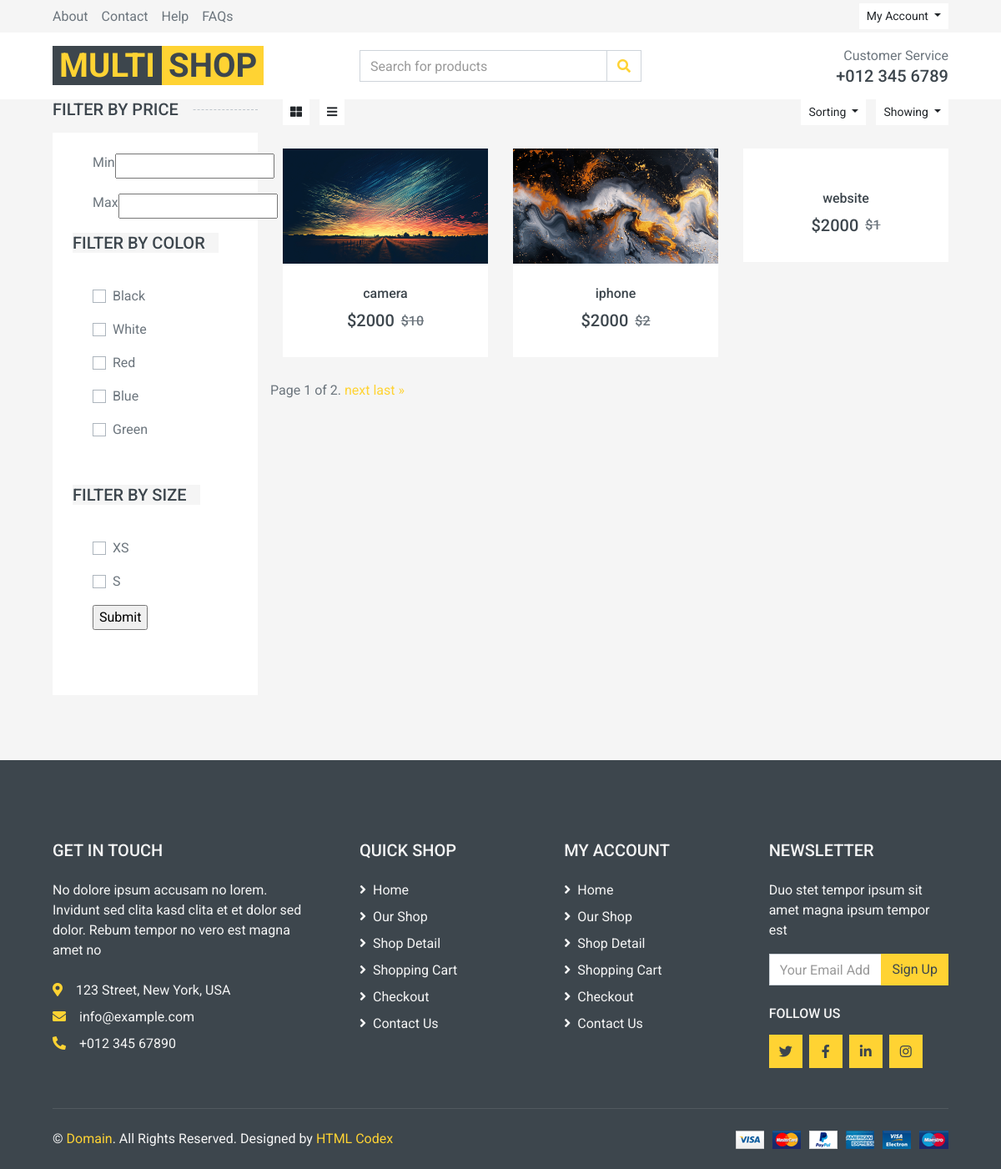
The app's page /product/all, older data.
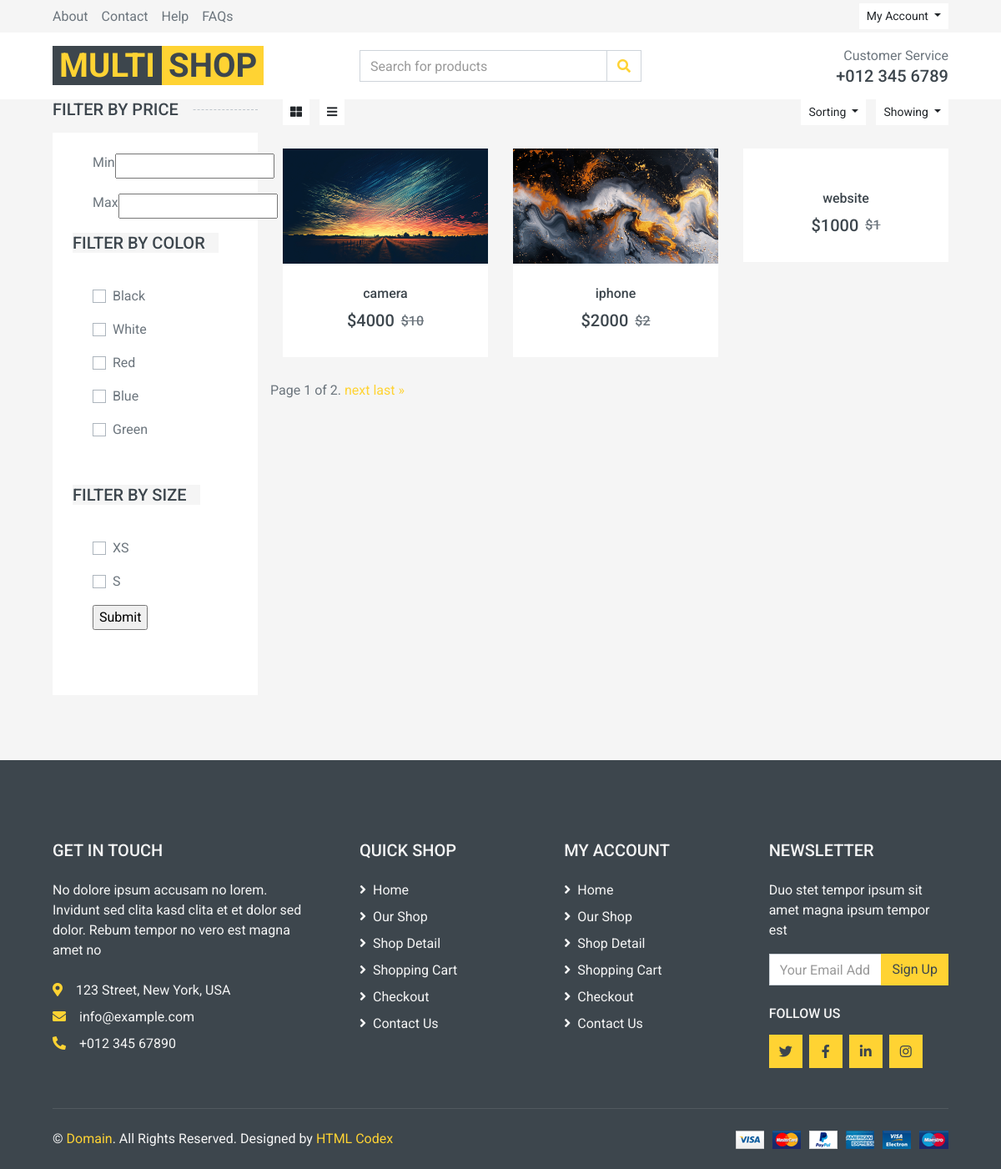
The same page, newer data.
### product/models.py (models this page shows, shortened)
class Product(models.Model):
    category = models.ManyToManyField(Category, blank=True, null=True)
    title = models.CharField(max_length=30)
    description = models.TextField()
    price = models.IntegerField()
    discount = models.SmallIntegerField(blank=True, null=True)
    image = models.ImageField(upload_to="products")
    size = models.ManyToManyField(Size, blank=True, null=True, related_name="products")
    color = models.ManyToManyField(Colors, blank=True, null=True, related_name="products")

### product/views.py (the view)
# urls.py: path('all', views.ProductListView.as_view(), name="product_list"),
class ProductListView(ListView):
    model = Product
    template_name = 'product/product_list.html'
    context_object_name = 'products'
    paginate_by = 3
    def get_queryset(self):
        queryset = super().get_queryset()
        request = self.request
        colors = request.GET.getlist('color')
        sizes = request.GET.getlist('size')
        min_price, max_price = request.GET.get('min_price'), request.GET.get('max_price')
        queryset = Product.objects.all()
        if colors:
            queryset = queryset.filter(color__title__in=colors).distinct()
        if sizes:
            queryset = queryset.filter(size__title__in=sizes).distinct()
        if min_price and max_price:
            queryset = queryset.filter(price__lte=max_price, price__gte=min_price)
        return queryset

### product/templates/product/product_list.html (shortened to what this page needs)
{% extends 'base.html' %}
{% load static %}
{% load cache %}
{% block main %}
    <div class="container-fluid">
        <div class="row px-xl-5">
            <div class="col-lg-3 col-md-4">
                <h5 class="section-title position-relative text-uppercase mb-3"><span class="bg-secondary pr-3">Filter by price</span>
                </h5>
                <div class="bg-light p-4 mb-30">
                    <form>
                        <div class="custom-control custom-checkbox d-flex align-items-center justify-content-between mb-3">
                            <label for="price-all">Min</label>
                            <input type="number" name="min_price" id="price-all">
                        </div>
                        <div class="custom-control custom-checkbox d-flex align-items-center justify-content-between mb-3">
                            <label for="price-all">Max</label>
                            <input type="number" name="max_price" id="price-all">
                        </div>
                        <h5 class="section-title position-relative text-uppercase mb-3"><span class="bg-secondary pr-3">Filter by color</span>
                        </h5>
                        <div class="bg-light p-4 mb-30">
                            <div class="custom-control custom-checkbox d-flex align-items-center justify-content-between mb-3">
                                <label class="custom-control-label" for="color-1">Black</label>
                            </div>
                            <div class="custom-control custom-checkbox d-flex align-items-center justify-content-between mb-3">
                                <label class="custom-control-label" for="color-2">White</label>
                            </div>
                            <div class="custom-control custom-checkbox d-flex align-items-center justify-content-between mb-3">
                                <label class="custom-control-label" for="color-3">Red</label>
                            </div>
                            <div class="custom-control custom-checkbox d-flex align-items-center justify-content-between mb-3">
                                <label class="custom-control-label" for="color-4">Blue</label>
                            </div>
                            <div class="custom-control custom-checkbox d-flex align-items-center justify-content-between">
                                <label class="custom-control-label" for="color-5">Green</label>
                            </div>
                        </div>
                        <h5 class="section-title position-relative text-uppercase mb-3"><span class="bg-secondary pr-3">Filter by size</span>
                        </h5>
                        <div class="bg-light p-4 mb-30">
                            <div class="custom-control custom-checkbox d-flex align-items-center justify-content-between mb-3">
                                <label class="custom-control-label" for="size-1">XS</label>
                            </div>
                            <div class="custom-control custom-checkbox d-flex align-items-center justify-content-between mb-3">
                                <label class="custom-control-label" for="size-2">S</label>
                            </div>
                            <input type="submit">
                    </form>
                </div>
            </div>
        </div>
        <div class="col-lg-9 col-md-8">
            <div class="row pb-3">
                <div class="col-12 pb-1">
                    <div class="d-flex align-items-center justify-content-between mb-4">
                        <div>
                            <button class="btn btn-sm btn-light"><i class="fa fa-th-large"></i></button>
                            <button class="btn btn-sm btn-light ml-2"><i class="fa fa-bars"></i></button>
                        </div>
                        <div class="ml-2">
                            <div class="btn-group">
                                <button type="button" class="btn btn-sm btn-light dropdown-toggle"
                                        data-toggle="dropdown">Sorting
                                </button>
                            </div>
                            <div class="btn-group ml-2">
                                <button type="button" class="btn btn-sm btn-light dropdown-toggle"
                                        data-toggle="dropdown">Showing
                                </button>
                            </div>
                        </div>
                    </div>
                </div>
                {% for object in object_list.all %}
                    <div class="col-lg-4 col-md-6 col-sm-6 pb-1">
                        <div class="product-item bg-light mb-4">
                            <div class="product-img position-relative overflow-hidden">
                                <img class="img-fluid w-100" src="{{ object.image.url }}" alt="">
                                <div class="product-action">
                                </div>
                            </div>
                            <div class="text-center py-4">
                                <a class="h6 text-decoration-none text-truncate" href="">{{ object.title }}</a>
                                <div class="d-flex align-items-center justify-content-center mt-2">
                                    <h5>${{ object.price }}</h5>
                                    <h6 class="text-muted ml-2">
                                        <del>${{ object.discount }}</del>
                                    </h6>
                                </div>
                            </div>
                        </div>
                    </div>
                {% endfor %}
                <div class="pagination">
    <span class="step-links">
        <span class="current">
            Page {{ page_obj.number }} of {{ page_obj.paginator.num_pages }}.
        </span>
        {% if page_obj.has_next %}
            <a href="?page={{ page_obj.next_page_number }}">next</a>
            <a href="?page={{ page_obj.paginator.num_pages }}">last &raquo;</a>
        {% endif %}
    </span>
                </div>
            </div>
        </div>
    </div>
{% endblock %}

### templates/base.html (shortened to what this page needs)
{% load static %}
{% load render_partial %}
<!DOCTYPE html>
<html lang="en">
<head>
    {% include "includes/head.html" %}
</head>
<body>
{% include "includes/top_bar.html" %}
{% block main %}
{% endblock %}
{% include "includes/footer.html" %}
</body>
</html>

### templates/includes/head.html (shortened to what this page needs)
{% load static %}
<link href="https://cdnjs.cloudflare.com/ajax/libs/font-awesome/5.10.0/css/all.min.css" rel="stylesheet">
<link href="{% static 'lib/animate/animate.min.css' %}" rel="stylesheet">
<link href="{% static 'lib/owlcarousel/assets/owl.carousel.min.css' %}" rel="stylesheet">
<link href="{% static "css/style.css" %}" rel="stylesheet">

### templates/includes/top_bar.html (shortened to what this page needs)
{% load static %}
<div class="container-fluid">
    <div class="row bg-secondary py-1 px-xl-5">
        <div class="col-lg-6 d-none d-lg-block">
            <div class="d-inline-flex align-items-center h-100">
                <a class="text-body mr-3" href="">About</a>
                <a class="text-body mr-3" href="">Contact</a>
                <a class="text-body mr-3" href="">Help</a>
                <a class="text-body mr-3" href="">FAQs</a>
            </div>
        </div>
        <div class="col-lg-6 text-center text-lg-right">
            <div class="d-inline-flex align-items-center">
                <div class="btn-group">
                    <button type="button" class="btn btn-sm btn-light dropdown-toggle" data-toggle="dropdown">My
                        Account
                    </button>
                </div>
            </div>
        </div>
    </div>
    <div class="row align-items-center bg-light py-3 px-xl-5 d-none d-lg-flex">
        <div class="col-lg-4">
            <a href="" class="text-decoration-none">
                <span class="h1 text-uppercase text-primary bg-dark px-2">Multi</span>
                <span class="h1 text-uppercase text-dark bg-primary px-2 ml-n1">Shop</span>
            </a>
        </div>
        <div class="col-lg-4 col-6 text-left">
            <form action="">
                <div class="input-group">
                    <input type="text" class="form-control" placeholder="Search for products">
                    <div class="input-group-append">
                            <span class="input-group-text bg-transparent text-primary">
                                <i class="fa fa-search"></i>
                            </span>
                    </div>
                </div>
            </form>
        </div>
        <div class="col-lg-4 col-6 text-right">
            <p class="m-0">Customer Service</p>
            <h5 class="m-0">+012 345 6789</h5>
        </div>
    </div>
</div>

### templates/includes/footer.html
{% load static %}
<div class="container-fluid bg-dark text-secondary mt-5 pt-5">
    <div class="row px-xl-5 pt-5">
        <div class="col-lg-4 col-md-12 mb-5 pr-3 pr-xl-5">
            <h5 class="text-secondary text-uppercase mb-4">Get In Touch</h5>
            <p class="mb-4">No dolore ipsum accusam no lorem. Invidunt sed clita kasd clita et et dolor sed dolor. Rebum
                tempor no vero est magna amet no</p>
            <p class="mb-2"><i class="fa fa-map-marker-alt text-primary mr-3"></i>123 Street, New York, USA</p>
            <p class="mb-2"><i class="fa fa-envelope text-primary mr-3"></i>info@example.com</p>
            <p class="mb-0"><i class="fa fa-phone-alt text-primary mr-3"></i>+012 345 67890</p>
        </div>
        <div class="col-lg-8 col-md-12">
            <div class="row">
                <div class="col-md-4 mb-5">
                    <h5 class="text-secondary text-uppercase mb-4">Quick Shop</h5>
                    <div class="d-flex flex-column justify-content-start">
                        <a class="text-secondary mb-2" href="#"><i class="fa fa-angle-right mr-2"></i>Home</a>
                        <a class="text-secondary mb-2" href="#"><i class="fa fa-angle-right mr-2"></i>Our Shop</a>
                        <a class="text-secondary mb-2" href="#"><i class="fa fa-angle-right mr-2"></i>Shop Detail</a>
                        <a class="text-secondary mb-2" href="#"><i class="fa fa-angle-right mr-2"></i>Shopping Cart</a>
                        <a class="text-secondary mb-2" href="#"><i class="fa fa-angle-right mr-2"></i>Checkout</a>
                        <a class="text-secondary" href="#"><i class="fa fa-angle-right mr-2"></i>Contact Us</a>
                    </div>
                </div>
                <div class="col-md-4 mb-5">
                    <h5 class="text-secondary text-uppercase mb-4">My Account</h5>
                    <div class="d-flex flex-column justify-content-start">
                        <a class="text-secondary mb-2" href="#"><i class="fa fa-angle-right mr-2"></i>Home</a>
                        <a class="text-secondary mb-2" href="#"><i class="fa fa-angle-right mr-2"></i>Our Shop</a>
                        <a class="text-secondary mb-2" href="#"><i class="fa fa-angle-right mr-2"></i>Shop Detail</a>
                        <a class="text-secondary mb-2" href="#"><i class="fa fa-angle-right mr-2"></i>Shopping Cart</a>
                        <a class="text-secondary mb-2" href="#"><i class="fa fa-angle-right mr-2"></i>Checkout</a>
                        <a class="text-secondary" href="#"><i class="fa fa-angle-right mr-2"></i>Contact Us</a>
                    </div>
                </div>
                <div class="col-md-4 mb-5">
                    <h5 class="text-secondary text-uppercase mb-4">Newsletter</h5>
                    <p>Duo stet tempor ipsum sit amet magna ipsum tempor est</p>
                    <form action="">
                        <div class="input-group">
                            <input type="text" class="form-control" placeholder="Your Email Address">
                            <div class="input-group-append">
                                <button class="btn btn-primary">Sign Up</button>
                            </div>
                        </div>
                    </form>
                    <h6 class="text-secondary text-uppercase mt-4 mb-3">Follow Us</h6>
                    <div class="d-flex">
                        <a class="btn btn-primary btn-square mr-2" href="#"><i class="fab fa-twitter"></i></a>
                        <a class="btn btn-primary btn-square mr-2" href="#"><i class="fab fa-facebook-f"></i></a>
                        <a class="btn btn-primary btn-square mr-2" href="#"><i class="fab fa-linkedin-in"></i></a>
                        <a class="btn btn-primary btn-square" href="#"><i class="fab fa-instagram"></i></a>
                    </div>
                </div>
            </div>
        </div>
    </div>
    <div class="row border-top mx-xl-5 py-4" style="border-color: rgba(256, 256, 256, .1) !important;">
        <div class="col-md-6 px-xl-0">
            <p class="mb-md-0 text-center text-md-left text-secondary">
                &copy; <a class="text-primary" href="#">Domain</a>. All Rights Reserved. Designed
                by
                <a class="text-primary" href="https://htmlcodex.com">HTML Codex</a>
            </p>
        </div>
        <div class="col-md-6 px-xl-0 text-center text-md-right">
            <img class="img-fluid" src="{% static 'img/payments.png' %}" alt="">
        </div>
    </div>
</div>

### templates/includes/footer_links.html (shortened to what this page needs)
{% load static %}

Row changes from the older to the newer data that the page shows:
changed Product "camera": price "2000" → "4000"
changed Product "website": price "2000" → "1000"
